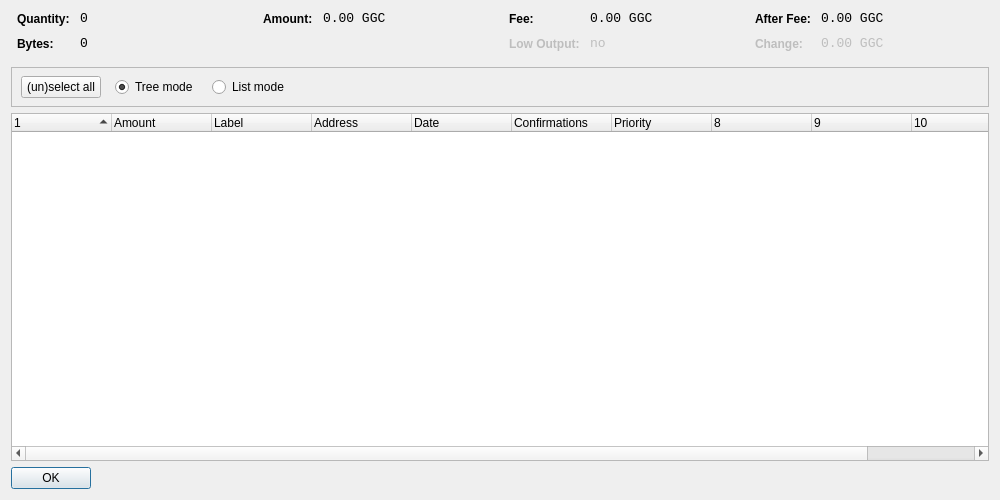
<?xml version="1.0" encoding="UTF-8"?>
<ui version="4.0">
 <class>CoinControlDialog</class>
 <widget class="QDialog" name="CoinControlDialog">
  <property name="geometry">
   <rect>
    <x>0</x>
    <y>0</y>
    <width>1000</width>
    <height>500</height>
   </rect>
  </property>
  <property name="windowTitle">
   <string>Coin Control</string>
  </property>
  <layout class="QVBoxLayout" name="verticalLayout">
   <item>
    <layout class="QHBoxLayout" name="horizontalLayoutTop" stretch="0,0,0,0">
     <property name="topMargin">
      <number>0</number>
     </property>
     <property name="bottomMargin">
      <number>10</number>
     </property>
     <item>
      <layout class="QFormLayout" name="formLayoutCoinControl1">
       <property name="horizontalSpacing">
        <number>10</number>
       </property>
       <property name="verticalSpacing">
        <number>10</number>
       </property>
       <property name="leftMargin">
        <number>6</number>
       </property>
       <property name="rightMargin">
        <number>6</number>
       </property>
       <item row="0" column="0">
        <widget class="QLabel" name="labelCoinControlQuantityText">
         <property name="styleSheet">
          <string notr="true">font-weight:bold;</string>
         </property>
         <property name="text">
          <string>Quantity:</string>
         </property>
        </widget>
       </item>
       <item row="0" column="1">
        <widget class="QLabel" name="labelCoinControlQuantity">
         <property name="font">
          <font>
           <family>Monospace</family>
           <pointsize>10</pointsize>
          </font>
         </property>
         <property name="cursor">
          <cursorShape>IBeamCursor</cursorShape>
         </property>
         <property name="contextMenuPolicy">
          <enum>Qt::ActionsContextMenu</enum>
         </property>
         <property name="text">
          <string notr="true">0</string>
         </property>
         <property name="textInteractionFlags">
          <set>Qt::LinksAccessibleByMouse|Qt::TextSelectableByKeyboard|Qt::TextSelectableByMouse</set>
         </property>
        </widget>
       </item>
       <item row="1" column="0">
        <widget class="QLabel" name="labelCoinControlBytesText">
         <property name="styleSheet">
          <string notr="true">font-weight:bold;</string>
         </property>
         <property name="text">
          <string>Bytes:</string>
         </property>
        </widget>
       </item>
       <item row="1" column="1">
        <widget class="QLabel" name="labelCoinControlBytes">
         <property name="font">
          <font>
           <family>Monospace</family>
           <pointsize>10</pointsize>
          </font>
         </property>
         <property name="cursor">
          <cursorShape>IBeamCursor</cursorShape>
         </property>
         <property name="contextMenuPolicy">
          <enum>Qt::ActionsContextMenu</enum>
         </property>
         <property name="text">
          <string notr="true">0</string>
         </property>
         <property name="textInteractionFlags">
          <set>Qt::LinksAccessibleByMouse|Qt::TextSelectableByKeyboard|Qt::TextSelectableByMouse</set>
         </property>
        </widget>
       </item>
      </layout>
     </item>
     <item>
      <layout class="QFormLayout" name="formLayoutCoinControl2">
       <property name="horizontalSpacing">
        <number>10</number>
       </property>
       <property name="verticalSpacing">
        <number>10</number>
       </property>
       <property name="leftMargin">
        <number>6</number>
       </property>
       <property name="rightMargin">
        <number>6</number>
       </property>
       <item row="0" column="0">
        <widget class="QLabel" name="labelCoinControlAmountText">
         <property name="styleSheet">
          <string notr="true">font-weight:bold;</string>
         </property>
         <property name="text">
          <string>Amount:</string>
         </property>
        </widget>
       </item>
       <item row="0" column="1">
        <widget class="QLabel" name="labelCoinControlAmount">
         <property name="font">
          <font>
           <family>Monospace</family>
           <pointsize>10</pointsize>
          </font>
         </property>
         <property name="cursor">
          <cursorShape>IBeamCursor</cursorShape>
         </property>
         <property name="contextMenuPolicy">
          <enum>Qt::ActionsContextMenu</enum>
         </property>
         <property name="text">
          <string notr="true">0.00 GGC</string>
         </property>
         <property name="textInteractionFlags">
          <set>Qt::LinksAccessibleByMouse|Qt::TextSelectableByKeyboard|Qt::TextSelectableByMouse</set>
         </property>
        </widget>
       </item>
      </layout>
     </item>
     <item>
      <layout class="QFormLayout" name="formLayoutCoinControl3">
       <property name="horizontalSpacing">
        <number>10</number>
       </property>
       <property name="verticalSpacing">
        <number>10</number>
       </property>
       <property name="leftMargin">
        <number>6</number>
       </property>
       <property name="rightMargin">
        <number>6</number>
       </property>
       <item row="0" column="0">
        <widget class="QLabel" name="labelCoinControlFeeText">
         <property name="styleSheet">
          <string notr="true">font-weight:bold;</string>
         </property>
         <property name="text">
          <string>Fee:</string>
         </property>
        </widget>
       </item>
       <item row="0" column="1">
        <widget class="QLabel" name="labelCoinControlFee">
         <property name="font">
          <font>
           <family>Monospace</family>
           <pointsize>10</pointsize>
          </font>
         </property>
         <property name="cursor">
          <cursorShape>IBeamCursor</cursorShape>
         </property>
         <property name="contextMenuPolicy">
          <enum>Qt::ActionsContextMenu</enum>
         </property>
         <property name="text">
          <string notr="true">0.00 GGC</string>
         </property>
         <property name="textInteractionFlags">
          <set>Qt::LinksAccessibleByMouse|Qt::TextSelectableByKeyboard|Qt::TextSelectableByMouse</set>
         </property>
        </widget>
       </item>
       <item row="1" column="0">
        <widget class="QLabel" name="labelCoinControlLowOutputText">
         <property name="enabled">
          <bool>false</bool>
         </property>
         <property name="styleSheet">
          <string notr="true">font-weight:bold;</string>
         </property>
         <property name="text">
          <string>Low Output:</string>
         </property>
        </widget>
       </item>
       <item row="1" column="1">
        <widget class="QLabel" name="labelCoinControlLowOutput">
         <property name="enabled">
          <bool>false</bool>
         </property>
         <property name="font">
          <font>
           <family>Monospace</family>
           <pointsize>10</pointsize>
          </font>
         </property>
         <property name="cursor">
          <cursorShape>IBeamCursor</cursorShape>
         </property>
         <property name="contextMenuPolicy">
          <enum>Qt::ActionsContextMenu</enum>
         </property>
         <property name="text">
          <string notr="true">no</string>
         </property>
         <property name="textInteractionFlags">
          <set>Qt::LinksAccessibleByMouse|Qt::TextSelectableByKeyboard|Qt::TextSelectableByMouse</set>
         </property>
        </widget>
       </item>
      </layout>
     </item>
     <item>
      <layout class="QFormLayout" name="formLayoutCoinControl4">
       <property name="horizontalSpacing">
        <number>10</number>
       </property>
       <property name="verticalSpacing">
        <number>10</number>
       </property>
       <property name="leftMargin">
        <number>6</number>
       </property>
       <property name="rightMargin">
        <number>6</number>
       </property>
       <item row="0" column="0">
        <widget class="QLabel" name="labelCoinControlAfterFeeText">
         <property name="styleSheet">
          <string notr="true">font-weight:bold;</string>
         </property>
         <property name="text">
          <string>After Fee:</string>
         </property>
        </widget>
       </item>
       <item row="0" column="1">
        <widget class="QLabel" name="labelCoinControlAfterFee">
         <property name="font">
          <font>
           <family>Monospace</family>
           <pointsize>10</pointsize>
          </font>
         </property>
         <property name="cursor">
          <cursorShape>IBeamCursor</cursorShape>
         </property>
         <property name="contextMenuPolicy">
          <enum>Qt::ActionsContextMenu</enum>
         </property>
         <property name="text">
          <string notr="true">0.00 GGC</string>
         </property>
         <property name="textInteractionFlags">
          <set>Qt::LinksAccessibleByMouse|Qt::TextSelectableByKeyboard|Qt::TextSelectableByMouse</set>
         </property>
        </widget>
       </item>
       <item row="1" column="0">
        <widget class="QLabel" name="labelCoinControlChangeText">
         <property name="enabled">
          <bool>false</bool>
         </property>
         <property name="styleSheet">
          <string notr="true">font-weight:bold;</string>
         </property>
         <property name="text">
          <string>Change:</string>
         </property>
        </widget>
       </item>
       <item row="1" column="1">
        <widget class="QLabel" name="labelCoinControlChange">
         <property name="enabled">
          <bool>false</bool>
         </property>
         <property name="font">
          <font>
           <family>Monospace</family>
           <pointsize>10</pointsize>
          </font>
         </property>
         <property name="cursor">
          <cursorShape>IBeamCursor</cursorShape>
         </property>
         <property name="contextMenuPolicy">
          <enum>Qt::ActionsContextMenu</enum>
         </property>
         <property name="text">
          <string notr="true">0.00 GGC</string>
         </property>
         <property name="textInteractionFlags">
          <set>Qt::LinksAccessibleByMouse|Qt::TextSelectableByKeyboard|Qt::TextSelectableByMouse</set>
         </property>
        </widget>
       </item>
      </layout>
     </item>
    </layout>
   </item>
   <item>
    <widget class="QFrame" name="frame">
     <property name="minimumSize">
      <size>
       <width>0</width>
       <height>40</height>
      </size>
     </property>
     <property name="frameShape">
      <enum>QFrame::StyledPanel</enum>
     </property>
     <property name="frameShadow">
      <enum>QFrame::Sunken</enum>
     </property>
     <widget class="QWidget" name="horizontalLayoutWidget">
      <property name="geometry">
       <rect>
        <x>10</x>
        <y>0</y>
        <width>781</width>
        <height>41</height>
       </rect>
      </property>
      <layout class="QHBoxLayout" name="horizontalLayoutPanel" stretch="0,0,0,0,0">
       <property name="spacing">
        <number>14</number>
       </property>
       <item>
        <widget class="QPushButton" name="pushButtonSelectAll">
         <property name="sizePolicy">
          <sizepolicy hsizetype="Maximum" vsizetype="Fixed">
           <horstretch>0</horstretch>
           <verstretch>0</verstretch>
          </sizepolicy>
         </property>
         <property name="text">
          <string>(un)select all</string>
         </property>
        </widget>
       </item>
       <item>
        <widget class="QRadioButton" name="radioTreeMode">
         <property name="sizePolicy">
          <sizepolicy hsizetype="Maximum" vsizetype="Fixed">
           <horstretch>0</horstretch>
           <verstretch>0</verstretch>
          </sizepolicy>
         </property>
         <property name="text">
          <string>Tree mode</string>
         </property>
         <property name="checked">
          <bool>true</bool>
         </property>
        </widget>
       </item>
       <item>
        <widget class="QRadioButton" name="radioListMode">
         <property name="sizePolicy">
          <sizepolicy hsizetype="Maximum" vsizetype="Fixed">
           <horstretch>0</horstretch>
           <verstretch>0</verstretch>
          </sizepolicy>
         </property>
         <property name="text">
          <string>List mode</string>
         </property>
        </widget>
       </item>
       <item>
        <spacer name="horizontalSpacer">
         <property name="orientation">
          <enum>Qt::Horizontal</enum>
         </property>
         <property name="sizeHint" stdset="0">
          <size>
           <width>40</width>
           <height>20</height>
          </size>
         </property>
        </spacer>
       </item>
      </layout>
     </widget>
    </widget>
   </item>
   <item>
    <widget class="CoinControlTreeWidget" name="treeWidget">
     <property name="contextMenuPolicy">
      <enum>Qt::CustomContextMenu</enum>
     </property>
     <property name="sortingEnabled">
      <bool>false</bool>
     </property>
     <property name="columnCount">
      <number>11</number>
     </property>
     <attribute name="headerShowSortIndicator" stdset="0">
      <bool>true</bool>
     </attribute>
     <attribute name="headerStretchLastSection">
      <bool>false</bool>
     </attribute>
     <column>
      <property name="text">
       <string/>
      </property>
     </column>
     <column>
      <property name="text">
       <string>Amount</string>
      </property>
     </column>
     <column>
      <property name="text">
       <string>Label</string>
      </property>
     </column>
     <column>
      <property name="text">
       <string>Address</string>
      </property>
     </column>
     <column>
      <property name="text">
       <string>Date</string>
      </property>
     </column>
     <column>
      <property name="text">
       <string>Confirmations</string>
      </property>
      <property name="toolTip">
       <string>Confirmed</string>
      </property>
     </column>
     <column>
      <property name="text">
       <string>Priority</string>
      </property>
     </column>
     <column>
      <property name="text">
       <string/>
      </property>
     </column>
     <column>
      <property name="text">
       <string/>
      </property>
     </column>
     <column>
      <property name="text">
       <string/>
      </property>
     </column>
     <column>
      <property name="text">
       <string/>
      </property>
     </column>
    </widget>
   </item>
   <item>
    <widget class="QDialogButtonBox" name="buttonBox">
     <property name="sizePolicy">
      <sizepolicy hsizetype="Maximum" vsizetype="Fixed">
       <horstretch>0</horstretch>
       <verstretch>0</verstretch>
      </sizepolicy>
     </property>
     <property name="orientation">
      <enum>Qt::Horizontal</enum>
     </property>
     <property name="standardButtons">
      <set>QDialogButtonBox::Ok</set>
     </property>
    </widget>
   </item>
  </layout>
 </widget>
 <customwidgets>
  <customwidget>
   <class>CoinControlTreeWidget</class>
   <extends>QTreeWidget</extends>
   <header>coincontroltreewidget.h</header>
  </customwidget>
 </customwidgets>
 <resources/>
 <connections/>
</ui>
